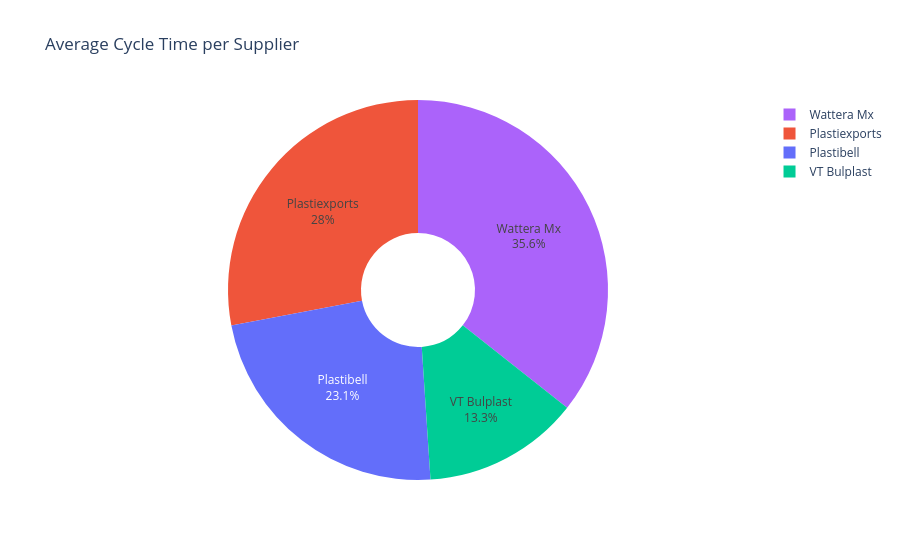

This figure's notebook cell:
### Code cell
import plotly.express as px

# Average Cycle Time per Supplier
fig = px.pie(ct_per_supplier, 
             names='COMPANY_NAME', 
             values='AVG_VALID_CT',
             title='Average Cycle Time per Supplier',
             color='COMPANY_NAME',  # Adding color differentiation
             hole=0.3)  # Makes it a donut chart

# Show the chart
fig.update_traces(textinfo='percent+label')  # Show percentage and label
fig.show()

### Figure 1 — Plotly figure (JSON) as saved in the notebook; plotly's stock layout.template omitted (floating-point values rounded to 4 significant figures)
{"data": [{"customdata": [["Plastibell"], ["Plastiexports"], ["VT Bulplast"], ["Wattera Mx"]], "domain": {"x": [0, 1], "y": [0, 1]}, "hole": 0.3, "hovertemplate": "COMPANY_NAME=%{customdata[0]}<br>AVG_VALID_CT=%{value}<extra></extra>", "labels": ["Plastibell", "Plastiexports", "VT Bulplast", "Wattera Mx"], "legendgroup": "", "marker": {"colors": ["#636efa", "#EF553B", "#00cc96", "#ab63fa"]}, "name": "", "showlegend": true, "textinfo": "percent+label", "type": "pie", "values": [47.35, 57.51, 27.36, 73.19]}], "layout": {"legend": {"tracegroupgap": 0}, "title": {"text": "Average Cycle Time per Supplier"}}}
